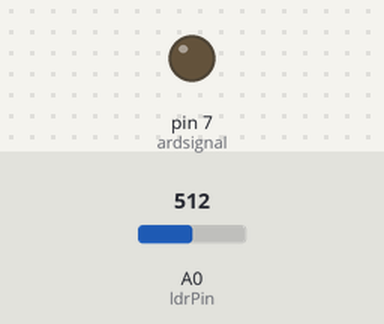
This sketch was run on a simulated Arduino Uno, built with avr-gcc and run on an emulated ATmega328P. Parts: output pins drawn as LEDs (lit = HIGH). Inputs (shaded band) come from the test bench; at power-on: A0 (ldrPin) = 512. What the sketch prints to the serial monitor is not drawn.

Above: at 1.2 s.
1.3 s: A0 (ldrPin) set to 86
2.8 s: A0 (ldrPin) set to 76
At 3.1 s:
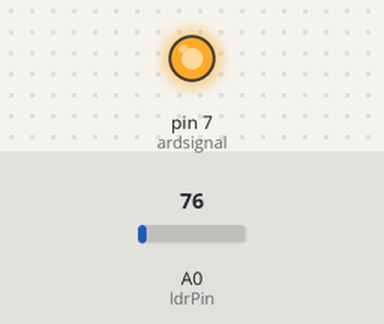
4.3 s: A0 (ldrPin) set to 122
At 5.5 s:
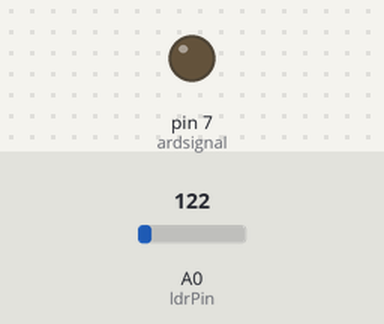
5.8 s: A0 (ldrPin) set to 70
At 6.7 s:
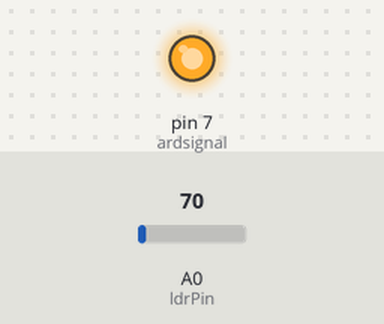
Timing chart, 0 to 8.3 s (numbered marks = the images above; inputs shaded):
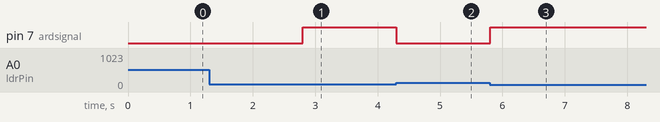

The sketch:

LDRreadFPGA.ino
```cpp
const int ldrPin = A0;
const int ardsignal = 7;
void setup() {
  Serial.begin(9600);
  pinMode(ldrPin, INPUT);
  pinMode(ardsignal, OUTPUT);
}

void loop() {
  int ldrStatus = analogRead(ldrPin);


  if (ldrStatus <= 80)
  {
    digitalWrite(ardsignal, HIGH);
   // Serial.print("Its Dark, Turn on the LED:");
    Serial.println(digitalRead(ardsignal));

  }
  else
  {
    digitalWrite(ardsignal, LOW);
    //Serial.print("Its Bright, Turn off the LED:");
    Serial.println(digitalRead(ardsignal));
  }


}
```

Measured:
- the behaviour switches between 81 and 80 on A0 (ldrPin) (found by bisection; images 0 and 1)
- after the input at 2.8 s, pin 7 (ardsignal): LOW → HIGH at once
- after the input at 4.3 s, pin 7 (ardsignal): HIGH → LOW at once
- after the input at 5.8 s, pin 7 (ardsignal): LOW → HIGH at once
